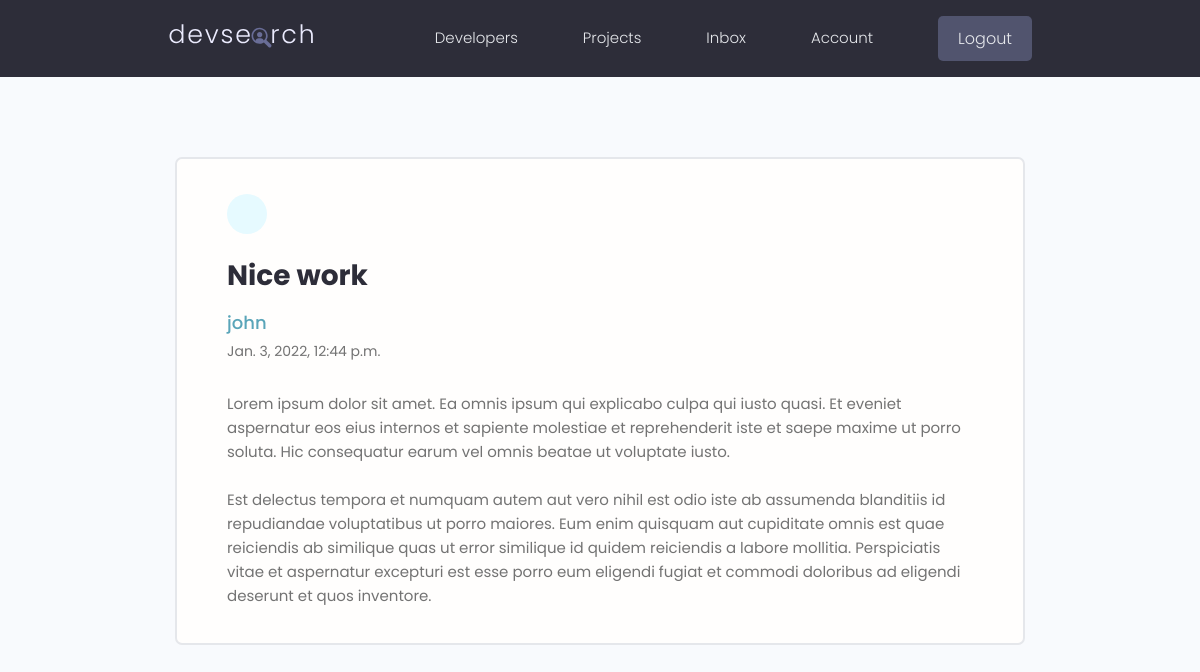
The app's page /message/d9417888-e88e-48f4-b333-b64c281dc190/ (signed in) with its own data.
### users/models.py (models this page shows, shortened)
class Message(models.Model):
    id = models.UUIDField(default=uuid.uuid4, unique=True, primary_key=True, editable=False)
    sender = models.ForeignKey(
        Profile, on_delete=models.SET_NULL, null=True, blank=True)
    recipient = models.ForeignKey(
        Profile, on_delete=models.CASCADE, related_name='received_messages')
    name = models.CharField(max_length=200, null=True, blank=True)
    email = models.EmailField(max_length=200, null=True, blank=True)
    subject = models.CharField(max_length=200, null=True, blank=True)
    body = models.TextField()
    is_read = models.BooleanField(default=False)
    created = models.DateTimeField(auto_now_add=True)
    class Meta:
        ordering = ['is_read', '-created']

### users/views.py (the view)
# urls.py: path("message/<str:pk>/", views.message, name="message")
@login_required(login_url='login')
def message(request, pk):
    message = request.user.profile.received_messages.get(pk=pk)
    message.is_read = True
    message.save()
    return render(request, 'users/message.html', {"message": message})

### users/templates/users/message.html (shortened to what this page needs)
{% extends 'base.html' %}
{% block content %}
<main class="messagePage my-xl">
  <div class="content-box">
    <div class="message">
      <a class="backButton" href="{% url 'inbox' %}"></a>
      <h2 class="message__subject">{{message.subject}}</h4>
        {% if message.sender %}
        <a href="{% url 'user-profile' message.sender.id  %}" class="message__author">{{message.name}}</a>
        {% else %}
        <p class="message__author">{{message.name}}</p>
        <p class="message__author">{{message.email}}</p>
        {% endif %}
        <p class="message__date">{{message.created}}</p>
        <div class="message__body">{{message.body|linebreaksbr}}</div>
    </div>
  </div>
</main>
{% endblock content %}

### static/styles/app.css (style rules this page uses)
:root { --color-sub: #2d2d39; }
.content-box { width: 95%; max-width: 85rem; margin: 0 auto; }
.message { padding: 2.5rem 0; }
.message > a { display: flex; gap: 1rem; }
.message__author, .message__date { flex-basis: 25%; }
.message__subject { flex-basis: 50%; }
.message__date { text-align: right; }
.messagePage .message { list-style: none; background: var(--color-white); padding: 3.5rem 5rem; border: 2px solid var(--color-light); border-radius: 0.7rem; }
.messagePage .message__subject { font-size: 2.8rem; color: var(--color-sub); margin-bottom: 1rem; margin-top: 2rem; }
.messagePage .message__author { font-size: 1.8rem; font-weight: 500; }
.messagePage .message__date { font-size: 1.4rem; font-weight: 400; text-align: left; margin-bottom: 3rem; }
.backButton { background: var(--color-main-light); color: var(--color-main); width: 4rem; height: 4rem; display: flex; align-items: center; justify-content: center; border-radius: 50%; }

### static/uikit/styles/modules/_variables.css (style rules this page uses)
:root { --color-main: #5aa5b9; --color-main-light: #e6faff; --color-sub: #3f4156; --color-sub-light: #51546e; --color-sub-lighter: #ededfd; --color-text: #737373; --color-gray: #8b8b8b; --color-light: #e5e7eb; --color-light-gray: #767676; --color-bg: #f8fafd; --color-white: #fffefd; --color-white-light: #f3f3f3; --color-success: #359e64; --color-success-bg: #def8e8; --color-error: #fc4b0b; --color-error-bg: #fff2ee; --font-base: 'Poppins', arial, helvetica, 'Segoe UI', roboto, ubuntu, sans-serif; --font-monospace: 'Fira Code', 'Courier New', courier, monospace; --font-regular: 300; --font-medium: 500; --font-bold: 700; --generic-shadow: 1px 1px 5px #00000010; --generic-transition: all 0.3s ease-in-out; }

### static/uikit/styles/modules/_base.css (style rules this page uses)
* { margin: 0; padding: 0; box-sizing: border-box; text-rendering: optimizeLegibility; color: inherit; font-size: inherit; }
html { font-size: 50%; }
@media only screen and (min-width: 480px) { html { font-size: 56.25%; } }
@media only screen and (min-width: 1200px) { html { font-size: 62.5%; } }
body { line-height: 1.6; font-weight: 400; font-size: 1.5rem; color: var(--color-text); background-color: var(--color-bg); min-height: 100vh; }

### static/uikit/styles/modules/_typography.css (style rules this page uses)
* { font-family: var(--font-base); }
h2 { font-size: 3.6rem; font-weight: var(--font-bold); }
p, span, strong { font-size: 1.6rem; color: var(--color-text); font-weight: var(--font-regular); }
a { padding-bottom: 2px; text-decoration: none; display: inline-block; color: var(--color-main); font-weight: var(--font-medium); }

### static/uikit/styles/modules/_utilities.css (style rules this page uses)
.my-xl { margin: 8rem auto; }

### records on screen
Message: subject "Nice work", name "john", created "Jan. 3, 2022, 12:44 p.m.", body "Lorem ipsum dolor sit amet. Ea omnis ipsum qui explicabo culpa qui iusto quasi. Et eveniet aspernatur eos eius internos et sapiente molestiae et reprehenderit iste et saepe maxime ut porro soluta. Hic consequatur earum vel omnis beatae ut voluptate iusto. Est delectus tempora et numquam autem aut vero nihil est odio iste ab assumenda blanditiis id repudiandae voluptatibus ut porro maiores. Eum enim quisquam aut cupiditate omnis est quae reiciendis ab similique quas ut error similique id quidem reiciendis a labore mollitia. Perspiciatis vitae et aspernatur excepturi est esse porro eum eligendi fugiat et commodi doloribus ad eligendi deserunt et quos inventore."
